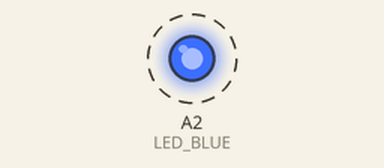
A sketch run on a simulated Arduino Uno, built with avr-gcc and run on an emulated ATmega328P. Shown: output pins drawn as LEDs (lit = HIGH). Dashed ring = blinking.

Above: at 0.2 s.
Timing chart, 0 to 3.0 s (numbered marks = the images above):
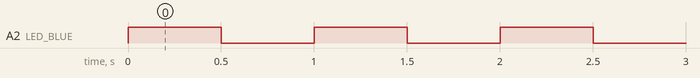

The sketch:

Led_demo.ino
```cpp
#define LED_BLUE A2
#define LED_GREEN A1
#define DELAY 500
void setup()
{
  Serial.begin(9600);
}
void loop()
{
  pinMode(LED_BLUE,OUTPUT);
  digitalWrite(LED_BLUE,HIGH);
  delay(DELAY);
  digitalWrite(LED_BLUE,LOW);
  digitalWrite(LED_GREEN,HIGH);
  delay(DELAY);
  digitalWrite(LED_GREEN,LOW);
}
```

Measured:
- by itself, A2 (LED_BLUE): alternates HIGH for 0.50 s and LOW for 0.50 s
